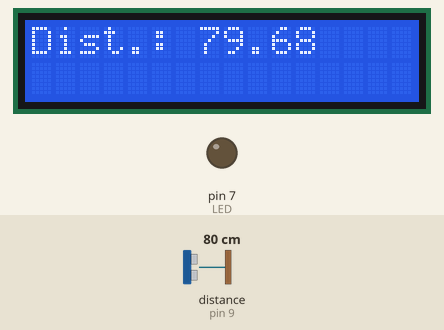
A sketch run on a simulated Arduino Uno, built with avr-gcc and run on an emulated ATmega328P. Shown: 16×2 character LCD, output pins drawn as LEDs (lit = HIGH). Wiring (inferred from the names in the program): ultrasonic range finder: trigger pin 8; echo pin 9. Dashed ring = blinking. Inputs (shaded band) come from the test bench; at power-on: distance to the obstacle (sensor on pin 9) 80 cm. The echo pulse lasts 58.3 µs per cm; pins used as bus, display or sensor lines are not drawn.

Above: at 1.2 s.
1.3 s: distance to the obstacle (sensor on pin 9) set to 35 cm
At 2.1 s:
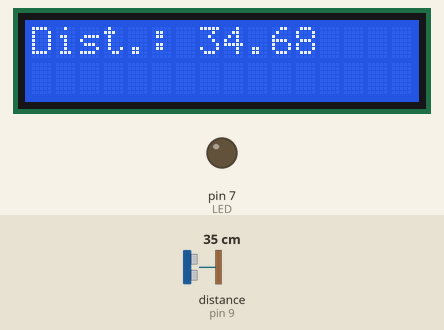
2.8 s: distance to the obstacle (sensor on pin 9) set to 27 cm
At 3.73 s:
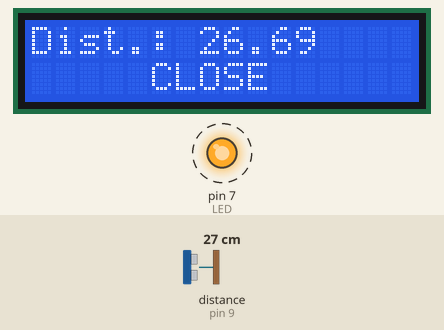
5.4 s: distance to the obstacle (sensor on pin 9) set to 2 cm
At 7.1 s:
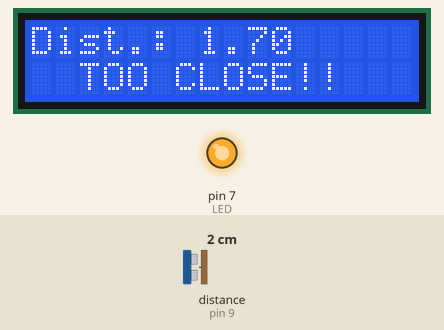
Timing chart, 0 to 8.6 s (numbered marks = the images above; inputs shaded):
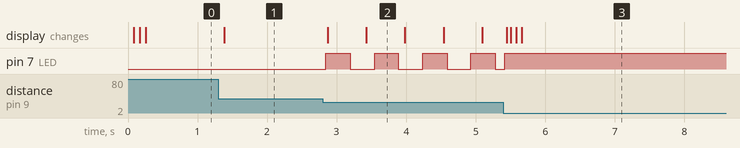

The sketch:

Proximity_Sensor_Arduino.ino
```cpp
#include <LiquidCrystal_I2C.h>
#include <Wire.h>

int TRIG = 8;
int ECHO = 9;
int LED = 7; // LED and Buzzer are in the same circuit, meaning, both work simulataneously

int ledState = LOW;
bool show_text = true;

LiquidCrystal_I2C display(0x27, 16, 2);

// Separate timers
unsigned long previousMillisLED = 0;
unsigned long previousMillisLCD = 0;

void setup() {
  display.init();
  display.backlight();

  pinMode(TRIG, OUTPUT);
  pinMode(ECHO, INPUT);
  pinMode(LED, OUTPUT);

  Serial.begin(9600);
}

void loop() {
  // Ultrasonic trigger
  digitalWrite(TRIG, LOW);
  delayMicroseconds(2);
  digitalWrite(TRIG, HIGH);
  delayMicroseconds(10);
  digitalWrite(TRIG, LOW);

  float time_twice = pulseIn(ECHO, HIGH, 100000);
  float distance = time_twice * 0.0343 / 2;

  // LED BLINKING
  long intervalLED = 50 + (distance * 10);

  if (distance <= 30 && distance > 5) {
    unsigned long currentMillis = millis();

    if (currentMillis - previousMillisLED >= intervalLED) {
      previousMillisLED = currentMillis;

      ledState = !ledState;
      digitalWrite(LED, ledState);
    }
  }
  else if (distance <= 5) {
    digitalWrite(LED, HIGH);
  }
  else {
    digitalWrite(LED, LOW);
  }


  // LCD DISPLAY

  // Row 0 → Distance
  display.setCursor(0, 0);
  display.print("Dist.: ");
  display.print(distance);
  display.print("   "); // clear leftover digits

  // Row 1 → Status
  if (distance < 30 && distance > 5) {
    unsigned long currentMillis = millis();
    display.setCursor(0, 1);

    if (currentMillis - previousMillisLCD >= 500) {
      previousMillisLCD = currentMillis;
      show_text = !show_text;

      if (show_text) {
        display.print("     CLOSE      ");   // text
      } else {
        display.print("           "); // blank
      }
    }
  }
  else if (distance <= 5) {
    display.setCursor(2, 1);
    display.print("TOO CLOSE!!   ");
  }
  else {
    display.setCursor(0, 1);
    display.print("                "); // clear row
  }

  // LCD DISPLAY - END
  delay(50); // small delay (safe)
}
```

Measured:
- the behaviour switches between 31 and 30 cm on distance to the obstacle (sensor on pin 9) (found by bisection; images 1 and 2)
- after the input at 1.3 s, the display: changes after 0.08 s (image 1)
- after the input at 2.8 s, pin 7 (LED): alternates HIGH for 0.35 s and LOW for 0.35 s, starting at once; the display: first changes after 0.07 s (image 2 shows a later state)
- after the input at 5.4 s, the display: changes at once (image 3)
- what the display in image 2 shows lasts 0.6 s, from 3.4 s to 4.0 s
